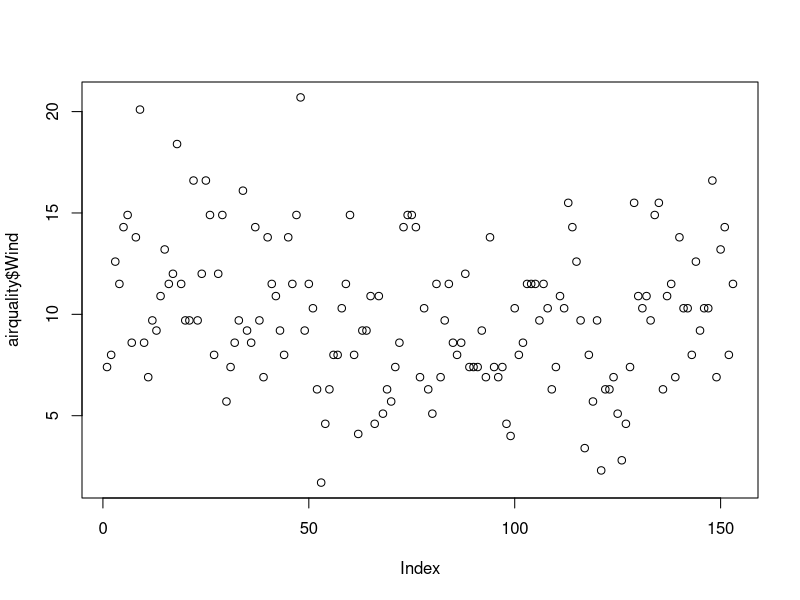
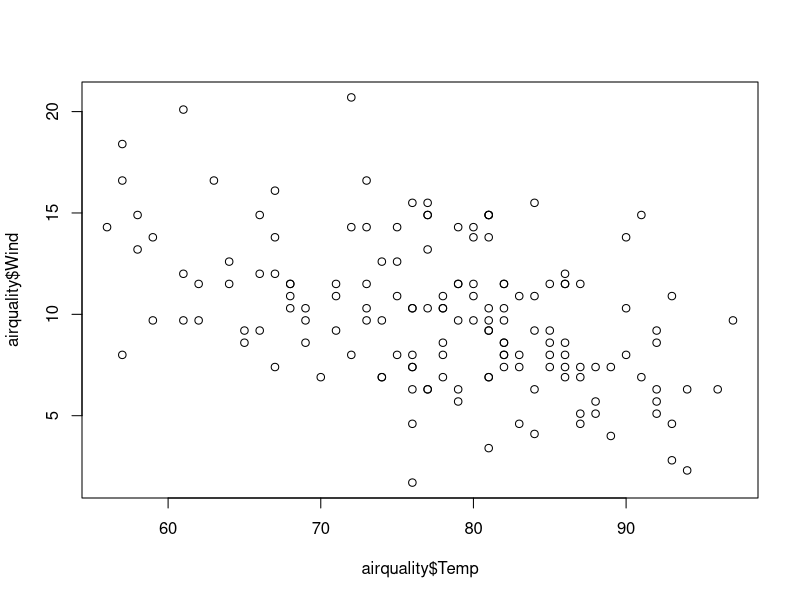
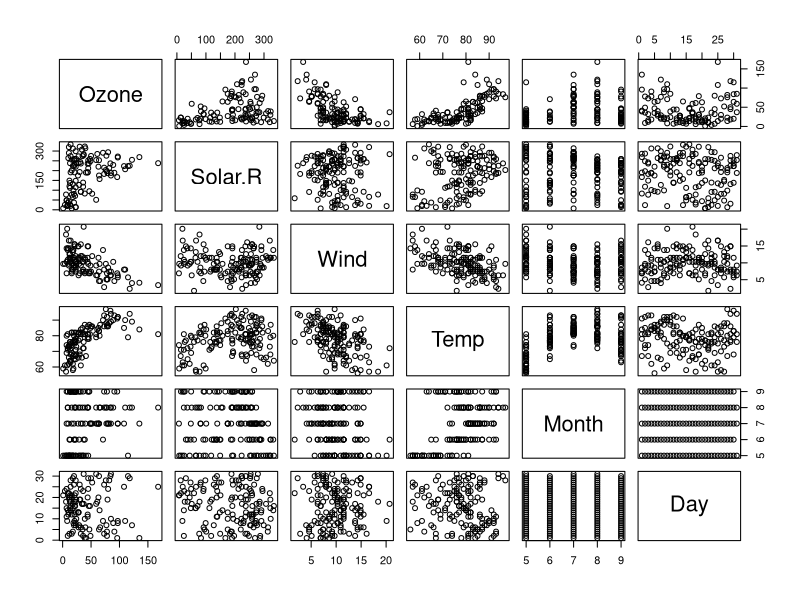
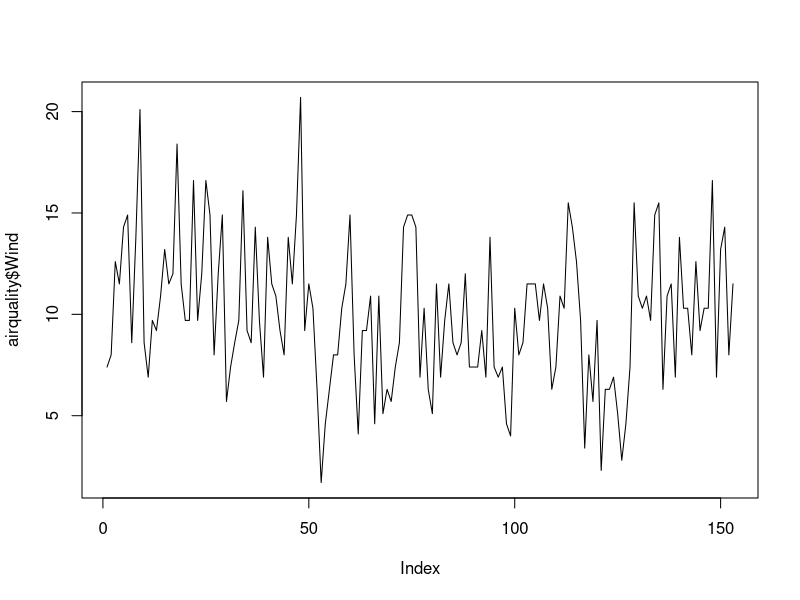
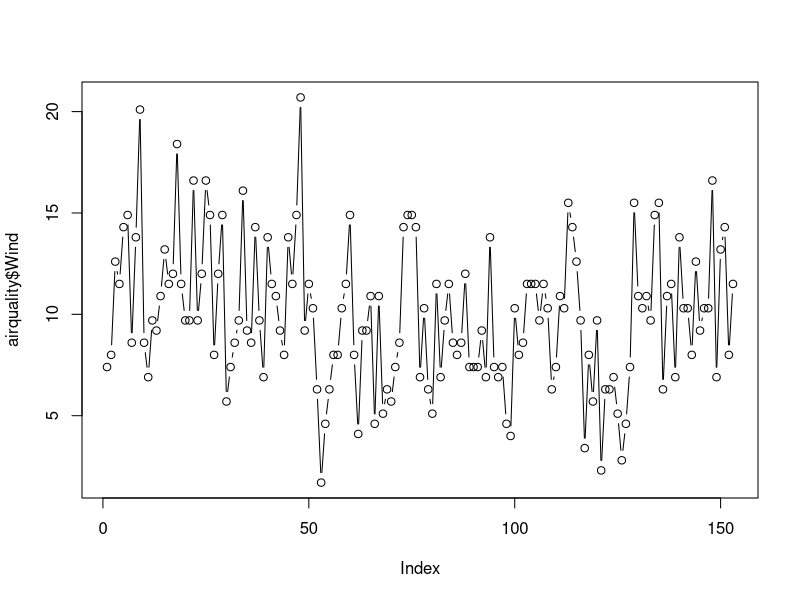
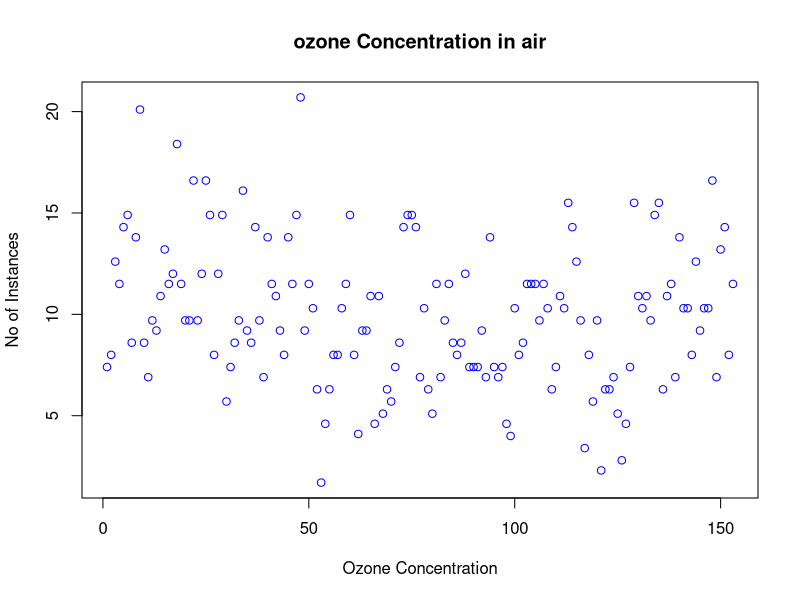
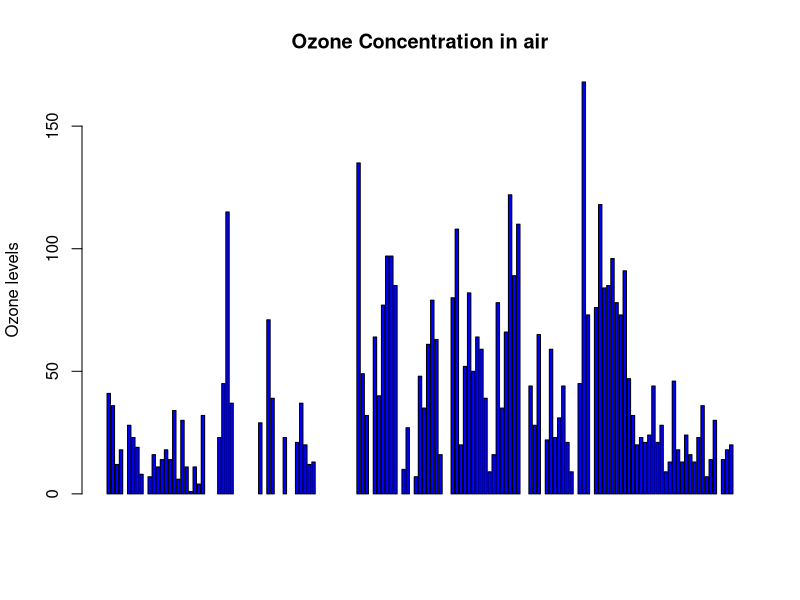
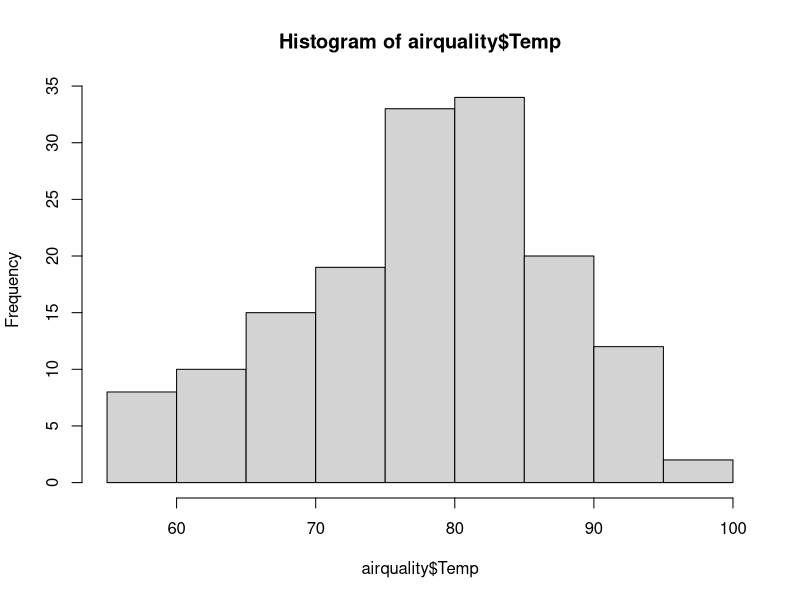

The R source for these figures, in order:
airquality <- datasets::airquality

head(airquality,10)
tail(airquality,10)

airquality[,c(1,3)]
df <- airquality[,-6]
df


airquality$Temp

airquality$Ozone

summary(airquality)

summary(airquality$Wind)
 ###############################################################################

plot(airquality$Wind)
plot(airquality$Temp,airquality$Wind,type = "p")
plot(airquality)

plot(airquality$Wind, type = "l")
plot(airquality$Wind, type = "b")

plot(airquality$Wind, xlab="Ozone Concentration", ylab = "No of Instances",main="ozone Concentration in air"
     ,col="blue")


barplot(airquality$Ozone, main = "Ozone Concentration in air", ylab = "Ozone levels",
        col = "blue", horiz = F, axes = T)

hist(airquality$Temp)
hist(airquality$Temp, main = "Solar Radiation in air", xlab = "Solar rad.", col = 'blue')


boxplot(airquality$Wind, main = "Boxplot")
boxplot.stats(airquality$Wind)$out


boxplot(airquality[,1:4],main="Multiple")

par(mfrow=c(3,3), mar=c(2,5,2,1), las=0, bty="o")

plot(airquality$Ozone)
plot(airquality$Ozone, airquality$Wind)
plot(airquality$Ozone, type="l")
barplot(airquality$Ozone, main="Ozone Concentration in air", xlab="ozone levels", col="green",horiz = T)
hist(airquality$Solar.R)
boxplot(airquality$Solar.R)
boxplot(airquality[,0:4], main="multiple boxplots")
plot(airquality$Ozone)
plot(airquality$Ozone)

